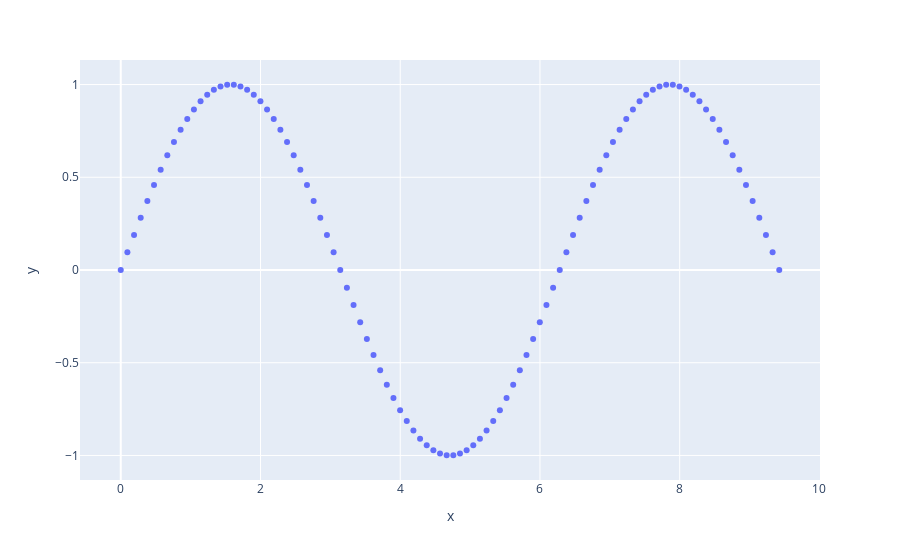

Notebook code cell kept with this figure:
### Code cell
# plotly scatter plot
fig = px.scatter(x=x, y=y)
fig.show()
